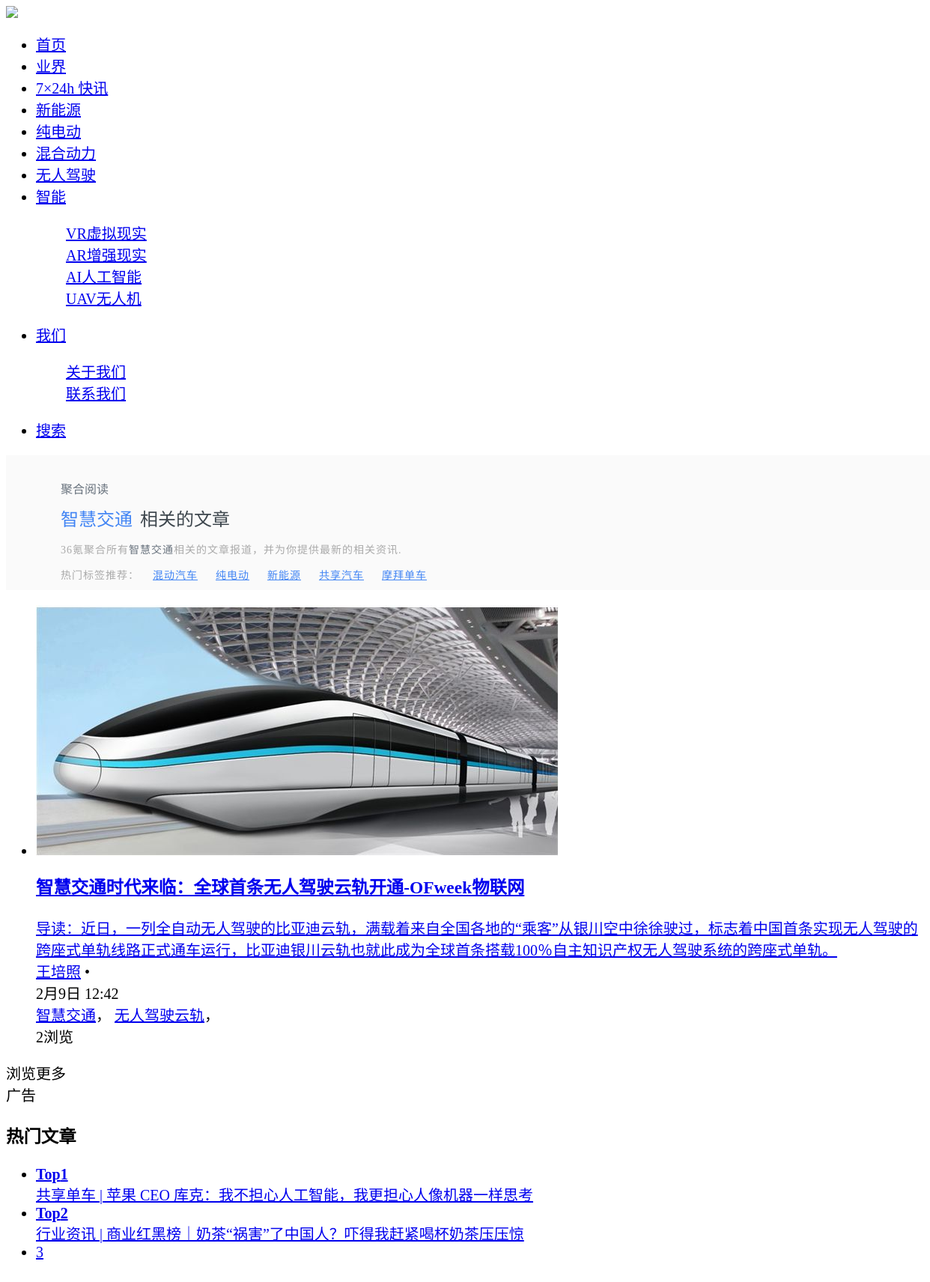
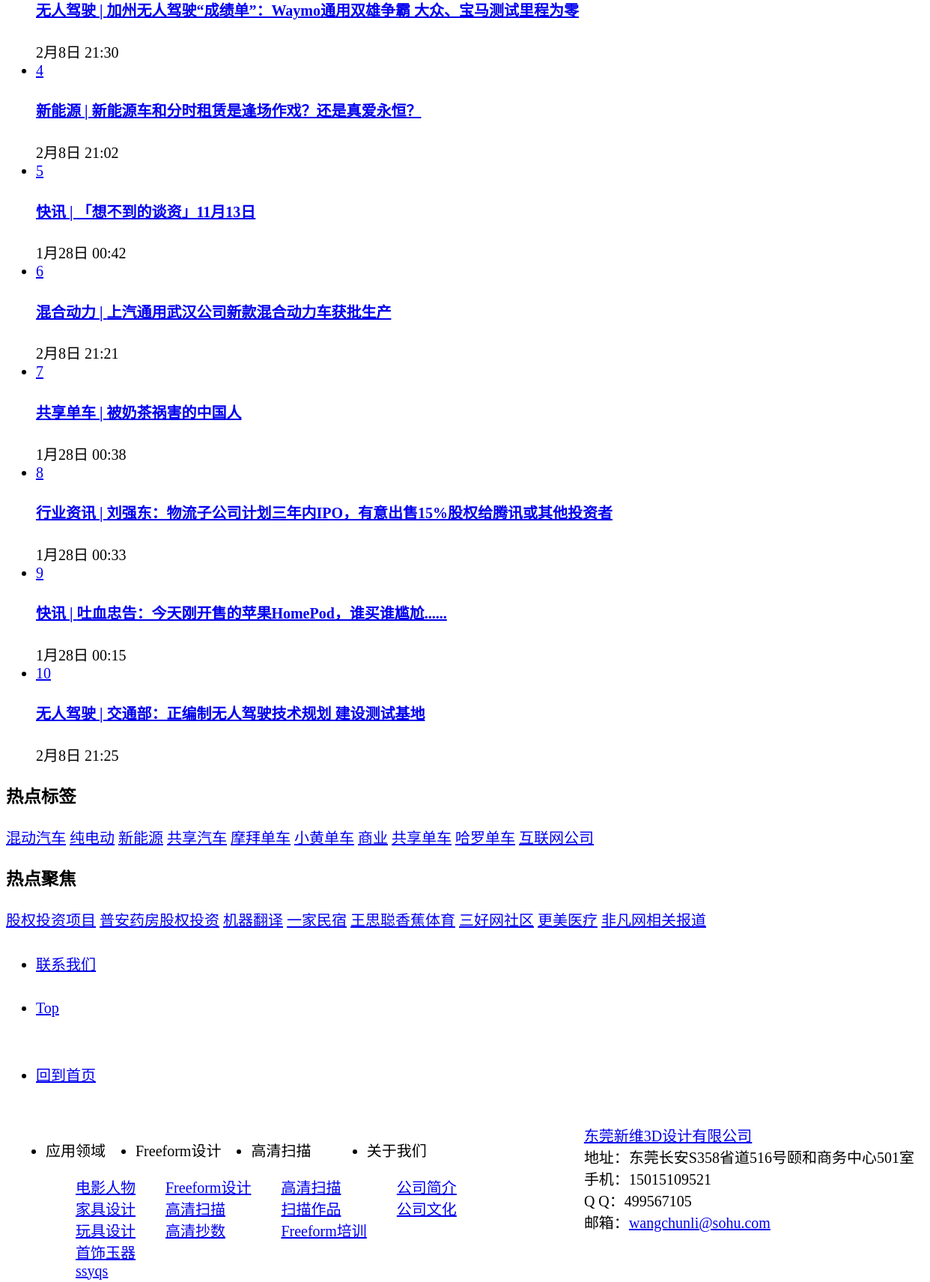
Screenshot of /tag/zhihuijiaotong.html (upper part) with the database file from the repository (2 pictures, top to bottom).
### tables this page shows
CREATE TABLE `tab_term` (
  `id` int(10) unsigned NOT NULL AUTO_INCREMENT COMMENT 'ID',
  `name` varchar(50) NOT NULL DEFAULT '' COMMENT '分类名称',
  `englishName` varchar(50) DEFAULT NULL COMMENT '分类名称英文名',
  `slug` varchar(20) DEFAULT NULL COMMENT '分类访问URL',
  `taxonomy` varchar(32) NOT NULL DEFAULT '' COMMENT '分类类别',
  `description` text COMMENT '分类描述',
  `uid` int(10) NOT NULL DEFAULT '1' COMMENT '操作用户ID',
  `parent` int(10) NOT NULL DEFAULT '0' COMMENT '父类ID',
  `subclass` int(10) NOT NULL DEFAULT '0',
  `isHidden` enum('0','1') NOT NULL DEFAULT '0' COMMENT '状态：0有效，1无效',
  `count` int(10) NOT NULL DEFAULT '0' COMMENT '对应文章数',
  `views` int(10) DEFAULT '0' COMMENT '该分类被浏览次数',
  `sort` int(10) NOT NULL DEFAULT '0' COMMENT '排序',
  `banner` varchar(255) DEFAULT NULL COMMENT '对应Banner路径',
  `create_time` datetime DEFAULT NULL COMMENT '创建时间',
  `update_time` datetime DEFAULT NULL COMMENT '编辑时间',
  `lang` enum('en','cn') DEFAULT 'cn' COMMENT '语言标记：cn为中文;en为英文',
  PRIMARY KEY (`id`)
);

CREATE TABLE `tab_news` (
  `id` int(10) NOT NULL AUTO_INCREMENT COMMENT '编号',
  `term_id` smallint(5) NOT NULL DEFAULT '0' COMMENT '分类',
  `title` varchar(255) DEFAULT NULL COMMENT '产品标题',
  `ft_title` text COMMENT '分词标题(全文检索)',
  `from` varchar(30) DEFAULT '' COMMENT '来源',
  `author` varchar(30) DEFAULT '' COMMENT '作者',
  `tags` varchar(255) DEFAULT NULL COMMENT '标签',
  `keywords` varchar(255) DEFAULT NULL COMMENT '文章关键字',
  `content` longtext COMMENT '产品内容',
  `summary` text COMMENT '产品描述摘要',
  `isHidden` enum('0','1') NOT NULL DEFAULT '0' COMMENT '1标记为删除，0标记为正常',
  `views` int(10) NOT NULL DEFAULT '0' COMMENT '浏览次数',
  `is_commend` enum('0','1') NOT NULL DEFAULT '0' COMMENT '是否为推荐',
  `is_issue` enum('0','1') NOT NULL DEFAULT '0' COMMENT '是否发布:1为已发布; 0为待审核',
  `SEOKeywords` varchar(255) DEFAULT NULL COMMENT 'SEO关键词',
  `SEODescription` varchar(500) DEFAULT NULL COMMENT 'SEO描述',
  `thumb` varchar(255) DEFAULT NULL COMMENT '缩略图',
  `praises` int(10) NOT NULL DEFAULT '0' COMMENT '赞个数',
  `update_time` datetime DEFAULT NULL COMMENT '更新时间日期',
  `create_time` datetime DEFAULT NULL COMMENT '创建时间日期',
  `sort` int(10) NOT NULL DEFAULT '0' COMMENT '排序',
  `uid` int(10) DEFAULT NULL COMMENT '创建者ID',
  `lang` enum('en','cn') DEFAULT 'cn' COMMENT '语言标记：cn为中文;en为英文',
  PRIMARY KEY (`id`),
  FULLTEXT KEY `ft_title` (`ft_title`)
);

### application/views/default/tag.php (the view, shortened to what the rows shown need)
<?php include('header.php');?>
<?=css_url('home.css')?>
<div id="app" style="margin-top: 0px;">
    <div class="tagsbanner">
        <div class="tags_wrapper">
            <div class="content">
                <div>
                    <div class="tags_keywords">
                        <h1><?=$name?></h1>
                        <span>相关的文章</span>
                    </div>
                    <p class="note"><?=SITESNAMESHORT?>聚合所有<span class="select_word"><?=$name?></span>相关的文章报道，并为你提供最新的相关资讯.</p>
                    <p class="note" style="margin-top: 2px;">
                        热门标签推荐：
                        <?php if($hotTagsRSS){?>
                            <?php foreach($hotTagsRSS as $k=>$item){?>
                            &nbsp;&nbsp;&nbsp;<a href="/tag/<?=$item['slug']?>.html" style="color:#FFF"><?=$item['name']?></a>
                            <?php }?>
                        <?php }?>
                    </p>
                </div>
            </div>
        </div>
    </div>
    <div class="pagewrap">
        <div class="mainlib">
            <div class="list_con" style="margin-top: 0;">
                <div class="car_article_list">
                    <?php include('articleList.php');?>
                </div>
            </div>
        </div><div class="rightlib">
            <?php include('sidebar.php');?>
        </div>
    </div>
</div>
<?php include('footer.php');?>

### application/views/default/articleList.php (shortened to what the rows shown need)
<ul>
    <?php if(!empty($mainLists)){
        foreach($mainLists as $_k=>$item){?>
    <li>
        <div class="am-cf inner_li inner_li_abtest">
            <a href="/p/<?=$item['id']?>.html" target="_blank">
                <div class="img_box">
                    <div href="/p/<?=$item['id']?>.html" target="_blank">
                        <img src="<?=WEB_DOMAIN.'/'.$item['thumb']?>" alt="<?=$item['title']?>" class="load-img fade">
                    </div>
                </div>
                <div class="intro">
                    <h3><?=$item['title']?></h3>
                    <div class="abstract"><?=$item['summary']?></div>
                </div>
            </a>
            <div class="info">
                <div class="info-list info-list-abtest">
                    <div class="user-info">
                        <a href="javascript:;" target="_blank" class="name"><?=$item['author']?></a>
                        <span class="oblique_line"> • </span>
                    </div>
                    <div class="time-div">
                        <span class="time h5_time" title="<?=$item['timeLine']?>"><?=$item['timeLine']?></span>
                    </div>
                </div>
                <div class="tags-list">
                    <?php if(!empty($item['tags'])){?>
                        <?php foreach($item['tags'] as $k=>$_item){?>
                            <span><a href="/tag/<?=$k?>.html" target="_blank"><?=$_item?></a></span><span class="separate">，</span>
                        <?php }?>
                    <?php }?>
                </div>
                <div class="comments-list">
                    <span class="comments"><?=$item['praises']>$item['views']?$item['praises'].'赞':$item['views'].'浏览'?></span>
                </div>
            </div>
        </div>
    </li>
    <?php }}?>
</ul>

### application/views/default/sidebar.php (shortened to what the rows shown need)
<div class="hot_article hot_posts pad_inner">
    <ul class="am-list">
        <?php if($hotNews){?>
            <?php foreach($hotNews as $k=>$item){?>
                <?php if($k<2){?>
                <li class="top<?=$k+1?>" data-index="<?=$k+1?>">
                    <div>
                        <div class="img-cover">
                            <a href="/p/<?=$item['id']?>.html" target="_blank">
                                <span class="top<?=$k+1?>"><b>Top<?=$k+1?></b></span>
                                <div class="article-title"><div class="article-wrapper"><?=$item['term_name'].$item['title']?></div></div>
                            </a>
                        </div>
                    </div>
                </li>
                <?php }else{?>
                    <li class="top" data-index="<?=$k+1?>">
                        <div>
                            <div>
                                <div class="img-left-cover">
                                    <a href="/p/<?=$item['id']?>.html" target="_blank"><span><?=$k+1?></span>
                                    </a>
                                </div>
                                <div class="right-article">
                                    <h4><a href="/p/<?=$item['id']?>.html" target="_blank"><?=$item['term_name'].$item['title']?></a></h4>
                                    <div class="time_about" title="2018-01-20 09:34"><?=$item['timeLine']?></div>
                                </div>
                            </div>
                        </div>
                    </li>
                <?php }?>
            <?php }?>
        <?php }?>
    </ul>
</div>
<div class="hot_tag_right pad_inner">
    <div class="inner_con am-cf">
        <?php if($hotTags){
            foreach($hotTags as $item){?>
            <a class="kr-tag-blue" target="_blank" href="<?=site_url('/tag/'.$item['slug'].'.html')?>"><?=$item['name']?></a>
        <?php }
        }?>
    </div>
</div>

### application/views/default/footer.php (shortened to what the rows shown need)
	<footer>
	    <div class="f_top">
	        <div class="main">
	            <div class="f_sub clear_both">
	                <div class="f_nav fl">
	                    <ul class="clear_both">
	                    	<?php if($foot_terms){
	                    		foreach($foot_terms as $items){?>
	                        <li class="fl">
	                            <div class="title">
	                                <?=$items['name']?>
	                            </div>
	                            <dl>
	                            	<?php if(!empty($items['childs'])){
	                    				foreach($items['childs'] as $item){?>
	                            	<dd>
	                                    <a href="<?=!empty($foot_mappings[$items['taxonomy']])?'/'.$foot_mappings[$items['taxonomy']].(in_array($foot_mappings[$items['taxonomy']], array('contact','company','sheji'))?'/info/':'/sort/').$item['slug']:'/'?>" title="<?=$item['name']?>"><?=$item['name']?></a>
	                                </dd>
	                                <?php }}?>
	                            </dl>
	                        </li>
	                        <?php }}?>
	                    </ul>
	                </div>
	            </div>
	        </div>
	    </div>
	</footer>
	</body>
</html>

### rows the page displays
tab_term: name "智慧交通"
tab_term: name "混动汽车"
tab_term: name "纯电动"
tab_term: name "新能源"
tab_term: name "共享汽车"
tab_term: name "摩拜单车"
tab_news: thumb (picture), title "智慧交通时代来临：全球首条无人驾驶云轨开通-OFweek物联网", summary "导读：近日，一列全自动无人驾驶的比亚迪云轨，满载着来自全国各地的“乘客”从银川空中徐徐驶过，标志着中国首条实现无人驾驶的跨座式单轨线路正式通车运行，比亚迪银川云轨也就此成为全球首条搭载100％自主知识产权无人驾驶系统的跨座式单轨。", author "王培照", timeLine "2月9日 12:42", _item "智慧交通", _item "无人驾驶云轨", views "2"
tab_news: term_name "共享单车 |", title "苹果 CEO 库克：我不担心人工智能，我更担心人像机器一样思考"
tab_news: term_name "行业资讯 |", title "商业红黑榜｜奶茶“祸害”了中国人？吓得我赶紧喝杯奶茶压压惊"
tab_news: term_name "无人驾驶 |", title "加州无人驾驶“成绩单”：Waymo通用双雄争霸 大众、宝马测试里程为零", timeLine "2月8日 21:30"
tab_news: term_name "新能源 |", title "新能源车和分时租赁是逢场作戏？还是真爱永恒？", timeLine "2月8日 21:02"
tab_news: term_name "快讯 |", title "「想不到的谈资」11月13日", timeLine "1月28日 00:42"
tab_news: term_name "混合动力 |", title "上汽通用武汉公司新款混合动力车获批生产", timeLine "2月8日 21:21"
tab_news: term_name "共享单车 |", title "被奶茶祸害的中国人", timeLine "1月28日 00:38"
tab_news: term_name "行业资讯 |", title "刘强东：物流子公司计划三年内IPO，有意出售15%股权给腾讯或其他投资者", timeLine "1月28日 00:33"
tab_news: term_name "快讯 |", title "吐血忠告：今天刚开售的苹果HomePod，谁买谁尴尬......", timeLine "1月28日 00:15"
tab_news: term_name "无人驾驶 |", title "交通部：正编制无人驾驶技术规划 建设测试基地", timeLine "2月8日 21:25"
tab_term: name "小黄单车"
tab_term: name "商业"
tab_term: name "共享单车"
tab_term: name "哈罗单车"
tab_term: name "互联网公司"
tab_term: name "应用领域"
tab_term: name "电影人物"
tab_term: name "家具设计"
tab_term: name "玩具设计"
tab_term: name "首饰玉器"
tab_term: name "ssyqs"
tab_term: name "Freeform设计"
tab_term: name "Freeform设计"
tab_term: name "高清扫描"
tab_term: name "高清抄数"
tab_term: name "高清扫描"
tab_term: name "高清扫描"
tab_term: name "扫描作品"
tab_term: name "Freeform培训"
tab_term: name "关于我们"
tab_term: name "公司简介"
tab_term: name "公司文化"

### other values shown
SITESNAMESHORT "36氪"
$options['companyName'] "东莞新维3D设计有限公司"
$options['companyAddress'] "东莞长安S358省道516号颐和商务中心501室"
$options['companyMobile'] "15015109521"
$options['companyQQ'] "499567105"
$options['companyEmail'] "wangchunli@sohu.com"
